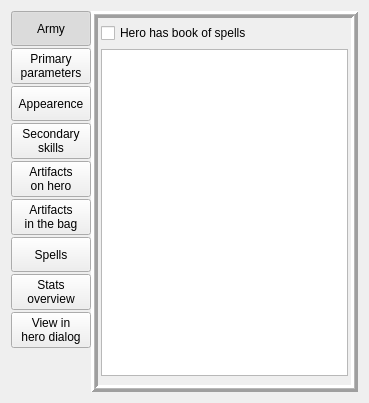
<?xml version="1.0" encoding="UTF-8"?>
<ui version="4.0">
 <class>HeroWithArmyConfigWidget</class>
 <widget class="QWidget" name="HeroWithArmyConfigWidget">
  <property name="geometry">
   <rect>
    <x>0</x>
    <y>0</y>
    <width>369</width>
    <height>403</height>
   </rect>
  </property>
  <property name="windowTitle">
   <string/>
  </property>
  <layout class="QVBoxLayout" name="mainLayout" stretch="0">
   <item>
    <layout class="QHBoxLayout" name="horizontalLayout">
     <property name="spacing">
      <number>0</number>
     </property>
     <property name="leftMargin">
      <number>0</number>
     </property>
     <property name="topMargin">
      <number>0</number>
     </property>
     <property name="rightMargin">
      <number>0</number>
     </property>
     <property name="bottomMargin">
      <number>0</number>
     </property>
     <item>
      <layout class="QVBoxLayout" name="verticalLayout">
       <property name="spacing">
        <number>2</number>
       </property>
       <item>
        <widget class="QPushButton" name="pushButtonSelectArmy">
         <property name="minimumSize">
          <size>
           <width>0</width>
           <height>35</height>
          </size>
         </property>
         <property name="text">
          <string>Army</string>
         </property>
         <property name="checkable">
          <bool>true</bool>
         </property>
         <property name="checked">
          <bool>true</bool>
         </property>
        </widget>
       </item>
       <item>
        <widget class="QPushButton" name="pushButtonSelectPrimary">
         <property name="minimumSize">
          <size>
           <width>0</width>
           <height>35</height>
          </size>
         </property>
         <property name="text">
          <string>Primary
parameters</string>
         </property>
         <property name="checkable">
          <bool>true</bool>
         </property>
        </widget>
       </item>
       <item>
        <widget class="QPushButton" name="pushButtonSelectAppearence">
         <property name="minimumSize">
          <size>
           <width>0</width>
           <height>35</height>
          </size>
         </property>
         <property name="text">
          <string>Appearence</string>
         </property>
         <property name="checkable">
          <bool>true</bool>
         </property>
        </widget>
       </item>
       <item>
        <widget class="QPushButton" name="pushButtonSelectSecondary">
         <property name="minimumSize">
          <size>
           <width>0</width>
           <height>35</height>
          </size>
         </property>
         <property name="text">
          <string>Secondary
skills</string>
         </property>
         <property name="checkable">
          <bool>true</bool>
         </property>
        </widget>
       </item>
       <item>
        <widget class="QPushButton" name="pushButtonSelectArtifactsWearing">
         <property name="minimumSize">
          <size>
           <width>0</width>
           <height>35</height>
          </size>
         </property>
         <property name="text">
          <string>Artifacts
on hero</string>
         </property>
         <property name="checkable">
          <bool>true</bool>
         </property>
        </widget>
       </item>
       <item>
        <widget class="QPushButton" name="pushButtonSelectArtifactsBag">
         <property name="minimumSize">
          <size>
           <width>0</width>
           <height>35</height>
          </size>
         </property>
         <property name="text">
          <string>Artifacts
in the bag</string>
         </property>
         <property name="checkable">
          <bool>true</bool>
         </property>
        </widget>
       </item>
       <item>
        <widget class="QPushButton" name="pushButtonSelectSpells">
         <property name="minimumSize">
          <size>
           <width>0</width>
           <height>35</height>
          </size>
         </property>
         <property name="text">
          <string>Spells</string>
         </property>
         <property name="checkable">
          <bool>true</bool>
         </property>
        </widget>
       </item>
       <item>
        <widget class="QPushButton" name="pushButtonSelectOverview">
         <property name="minimumSize">
          <size>
           <width>0</width>
           <height>35</height>
          </size>
         </property>
         <property name="text">
          <string>Stats
overview</string>
         </property>
         <property name="checkable">
          <bool>true</bool>
         </property>
        </widget>
       </item>
       <item>
        <widget class="QPushButton" name="pushButtonShowHeroDialog">
         <property name="minimumSize">
          <size>
           <width>0</width>
           <height>35</height>
          </size>
         </property>
         <property name="text">
          <string>View in
hero dialog</string>
         </property>
        </widget>
       </item>
       <item>
        <spacer name="verticalSpacer">
         <property name="orientation">
          <enum>Qt::Vertical</enum>
         </property>
         <property name="sizeHint" stdset="0">
          <size>
           <width>20</width>
           <height>40</height>
          </size>
         </property>
        </spacer>
       </item>
      </layout>
     </item>
     <item>
      <layout class="QHBoxLayout" name="horizontalLayout_2">
       <property name="spacing">
        <number>0</number>
       </property>
       <item>
        <widget class="QFrame" name="stackedWidgetFrame">
         <property name="frameShape">
          <enum>QFrame::Box</enum>
         </property>
         <property name="frameShadow">
          <enum>QFrame::Raised</enum>
         </property>
         <property name="lineWidth">
          <number>3</number>
         </property>
         <property name="midLineWidth">
          <number>1</number>
         </property>
         <property name="borderStyle" stdset="0">
          <string>commonDark</string>
         </property>
         <layout class="QHBoxLayout" name="horizontalLayout_2_2">
          <property name="leftMargin">
           <number>0</number>
          </property>
          <property name="topMargin">
           <number>0</number>
          </property>
          <property name="rightMargin">
           <number>0</number>
          </property>
          <property name="bottomMargin">
           <number>0</number>
          </property>
          <item>
           <widget class="QStackedWidget" name="stackedWidget">
            <property name="currentIndex">
             <number>3</number>
            </property>
            <widget class="QWidget" name="pageAppearence">
             <layout class="QVBoxLayout" name="pageLayout_1">
              <item>
               <widget class="QLabel" name="label_3">
                <property name="text">
                 <string>Display name:</string>
                </property>
               </widget>
              </item>
              <item>
               <layout class="QHBoxLayout" name="horizontalLayout_4">
                <item>
                 <widget class="QCheckBox" name="checkBoxUseDefaulName">
                  <property name="text">
                   <string>Use default name</string>
                  </property>
                 </widget>
                </item>
                <item>
                 <widget class="QLineEdit" name="lineEditCustomName"/>
                </item>
               </layout>
              </item>
              <item>
               <widget class="QLabel" name="label_4">
                <property name="text">
                 <string>Portraits:</string>
                </property>
               </widget>
              </item>
              <item>
               <layout class="QHBoxLayout" name="horizontalLayout_5">
                <item>
                 <widget class="QLabel" name="labelPortraitLarge">
                  <property name="sizePolicy">
                   <sizepolicy hsizetype="Fixed" vsizetype="Fixed">
                    <horstretch>0</horstretch>
                    <verstretch>0</verstretch>
                   </sizepolicy>
                  </property>
                  <property name="minimumSize">
                   <size>
                    <width>58</width>
                    <height>64</height>
                   </size>
                  </property>
                  <property name="text">
                   <string/>
                  </property>
                 </widget>
                </item>
                <item>
                 <spacer name="horizontalSpacer_3">
                  <property name="orientation">
                   <enum>Qt::Horizontal</enum>
                  </property>
                  <property name="sizeType">
                   <enum>QSizePolicy::Fixed</enum>
                  </property>
                  <property name="sizeHint" stdset="0">
                   <size>
                    <width>40</width>
                    <height>1</height>
                   </size>
                  </property>
                 </spacer>
                </item>
                <item>
                 <widget class="QLabel" name="labelPortraitSmall">
                  <property name="sizePolicy">
                   <sizepolicy hsizetype="Fixed" vsizetype="Fixed">
                    <horstretch>0</horstretch>
                    <verstretch>0</verstretch>
                   </sizepolicy>
                  </property>
                  <property name="minimumSize">
                   <size>
                    <width>48</width>
                    <height>32</height>
                   </size>
                  </property>
                  <property name="text">
                   <string/>
                  </property>
                 </widget>
                </item>
                <item>
                 <spacer name="horizontalSpacer_2">
                  <property name="orientation">
                   <enum>Qt::Horizontal</enum>
                  </property>
                  <property name="sizeHint" stdset="0">
                   <size>
                    <width>40</width>
                    <height>1</height>
                   </size>
                  </property>
                 </spacer>
                </item>
               </layout>
              </item>
              <item>
               <widget class="QLabel" name="label_10">
                <property name="text">
                 <string>Speciality:</string>
                </property>
               </widget>
              </item>
              <item>
               <layout class="QHBoxLayout" name="horizontalLayout_6">
                <property name="bottomMargin">
                 <number>10</number>
                </property>
                <item>
                 <widget class="QLabel" name="labelSpecialityIcon">
                  <property name="minimumSize">
                   <size>
                    <width>44</width>
                    <height>44</height>
                   </size>
                  </property>
                  <property name="text">
                   <string/>
                  </property>
                 </widget>
                </item>
                <item>
                 <widget class="QLabel" name="labelSpecialityText">
                  <property name="text">
                   <string/>
                  </property>
                 </widget>
                </item>
                <item>
                 <spacer name="horizontalSpacer_4">
                  <property name="orientation">
                   <enum>Qt::Horizontal</enum>
                  </property>
                  <property name="sizeHint" stdset="0">
                   <size>
                    <width>40</width>
                    <height>20</height>
                   </size>
                  </property>
                 </spacer>
                </item>
               </layout>
              </item>
              <item>
               <widget class="QLabel" name="label_9">
                <property name="text">
                 <string>Biography:</string>
                </property>
               </widget>
              </item>
              <item>
               <widget class="QCheckBox" name="checkBoxUseDefaultBio">
                <property name="text">
                 <string>Default biography</string>
                </property>
               </widget>
              </item>
              <item>
               <widget class="QTextEdit" name="textEditBiography"/>
              </item>
             </layout>
            </widget>
            <widget class="QWidget" name="pageArmy">
             <layout class="QVBoxLayout" name="pageLayout_2">
              <item>
               <layout class="QHBoxLayout" name="pageLayout_2_1">
                <item>
                 <widget class="QCheckBox" name="checkBoxUseDefaultArmy">
                  <property name="text">
                   <string>Use default army</string>
                  </property>
                  <property name="checked">
                   <bool>true</bool>
                  </property>
                 </widget>
                </item>
                <item>
                 <spacer name="horizontalSpacer">
                  <property name="orientation">
                   <enum>Qt::Horizontal</enum>
                  </property>
                  <property name="sizeHint" stdset="0">
                   <size>
                    <width>40</width>
                    <height>20</height>
                   </size>
                  </property>
                 </spacer>
                </item>
               </layout>
              </item>
              <item>
               <widget class="FreeHeroes::Gui::StackSelectorPackWidget" name="stackEditorPack" native="true">
                <property name="minimumSize">
                 <size>
                  <width>0</width>
                  <height>250</height>
                 </size>
                </property>
               </widget>
              </item>
              <item>
               <spacer name="verticalSpacer_2">
                <property name="orientation">
                 <enum>Qt::Vertical</enum>
                </property>
                <property name="sizeHint" stdset="0">
                 <size>
                  <width>20</width>
                  <height>40</height>
                 </size>
                </property>
               </spacer>
              </item>
             </layout>
            </widget>
            <widget class="QWidget" name="pageArtifactsBag">
             <layout class="QVBoxLayout" name="pageLayout_3">
              <property name="leftMargin">
               <number>3</number>
              </property>
              <property name="topMargin">
               <number>5</number>
              </property>
              <property name="rightMargin">
               <number>3</number>
              </property>
              <property name="bottomMargin">
               <number>5</number>
              </property>
              <item>
               <layout class="QHBoxLayout" name="horizontalLayout_8">
                <property name="topMargin">
                 <number>0</number>
                </property>
                <item>
                 <widget class="QPushButton" name="pushButtonAddAllArtifacts">
                  <property name="text">
                   <string>Add all artifacts</string>
                  </property>
                 </widget>
                </item>
                <item>
                 <widget class="QPushButton" name="pushButtonClearArtifactsBag">
                  <property name="text">
                   <string>Clear artifacts bag</string>
                  </property>
                 </widget>
                </item>
                <item>
                 <spacer name="horizontalSpacer_6">
                  <property name="orientation">
                   <enum>Qt::Horizontal</enum>
                  </property>
                  <property name="sizeHint" stdset="0">
                   <size>
                    <width>40</width>
                    <height>20</height>
                   </size>
                  </property>
                 </spacer>
                </item>
               </layout>
              </item>
              <item>
               <widget class="QTableView" name="tableViewBag"/>
              </item>
             </layout>
            </widget>
            <widget class="QWidget" name="pageArtifactsWearing">
             <layout class="QVBoxLayout" name="pageLayout_4">
              <property name="leftMargin">
               <number>3</number>
              </property>
              <property name="topMargin">
               <number>5</number>
              </property>
              <property name="rightMargin">
               <number>3</number>
              </property>
              <item>
               <layout class="QHBoxLayout" name="horizontalLayout_10">
                <property name="bottomMargin">
                 <number>0</number>
                </property>
                <item>
                 <widget class="QCheckBox" name="checkBoxHasSpellbook">
                  <property name="text">
                   <string>Hero has book of spells</string>
                  </property>
                 </widget>
                </item>
               </layout>
              </item>
              <item>
               <widget class="QTableView" name="tableViewWearing"/>
              </item>
             </layout>
            </widget>
            <widget class="QWidget" name="pageOverview">
             <layout class="QVBoxLayout" name="pageLayout_5">
              <item>
               <widget class="QLabel" name="label">
                <property name="text">
                 <string>Current stats:</string>
                </property>
               </widget>
              </item>
              <item>
               <widget class="FreeHeroes::Gui::HeroParameterWidget" name="currentStatsWidget" native="true"/>
              </item>
             </layout>
            </widget>
            <widget class="QWidget" name="pagePrimary">
             <layout class="QVBoxLayout" name="pageLayout_6">
              <item>
               <layout class="QFormLayout" name="formLayout_2">
                <item row="0" column="0">
                 <widget class="QLabel" name="label_141">
                  <property name="text">
                   <string>Hero identity:</string>
                  </property>
                 </widget>
                </item>
                <item row="0" column="1">
                 <widget class="FreeHeroes::Gui::ResizeableComboBox" name="comboBoxHeroIdentity"/>
                </item>
                <item row="2" column="0">
                 <widget class="QLabel" name="label_143">
                  <property name="text">
                   <string>Level:</string>
                  </property>
                 </widget>
                </item>
                <item row="2" column="1">
                 <layout class="QHBoxLayout" name="pageLayout_5_level">
                  <item>
                   <widget class="QSpinBox" name="spinBoxLevel">
                    <property name="minimum">
                     <number>1</number>
                    </property>
                    <property name="maximum">
                     <number>75</number>
                    </property>
                   </widget>
                  </item>
                  <item>
                   <spacer name="horSpacer_3">
                    <property name="orientation">
                     <enum>Qt::Horizontal</enum>
                    </property>
                    <property name="sizeHint" stdset="0">
                     <size>
                      <width>20</width>
                      <height>20</height>
                     </size>
                    </property>
                   </spacer>
                  </item>
                 </layout>
                </item>
                <item row="3" column="0">
                 <widget class="QLabel" name="label_145">
                  <property name="text">
                   <string>Experience:</string>
                  </property>
                 </widget>
                </item>
                <item row="3" column="1">
                 <layout class="QHBoxLayout" name="pageLayout_5_exp">
                  <item>
                   <widget class="QSpinBox" name="spinBoxExp">
                    <property name="maximum">
                     <number>2000000000</number>
                    </property>
                   </widget>
                  </item>
                  <item>
                   <spacer name="horSpacer_4">
                    <property name="orientation">
                     <enum>Qt::Horizontal</enum>
                    </property>
                    <property name="sizeHint" stdset="0">
                     <size>
                      <width>20</width>
                      <height>20</height>
                     </size>
                    </property>
                   </spacer>
                  </item>
                 </layout>
                </item>
                <item row="4" column="0">
                 <widget class="QLabel" name="label_101">
                  <property name="text">
                   <string>Exp. range:</string>
                  </property>
                 </widget>
                </item>
                <item row="4" column="1">
                 <layout class="QHBoxLayout" name="horizontalLayout_9">
                  <item>
                   <widget class="QLabel" name="labelExperienceMin">
                    <property name="text">
                     <string/>
                    </property>
                   </widget>
                  </item>
                  <item>
                   <widget class="QLabel" name="label_102">
                    <property name="text">
                     <string> - </string>
                    </property>
                   </widget>
                  </item>
                  <item>
                   <widget class="QLabel" name="labelExperienceMax">
                    <property name="text">
                     <string/>
                    </property>
                   </widget>
                  </item>
                  <item>
                   <spacer name="horizontalSpacer_7">
                    <property name="orientation">
                     <enum>Qt::Horizontal</enum>
                    </property>
                    <property name="sizeHint" stdset="0">
                     <size>
                      <width>40</width>
                      <height>20</height>
                     </size>
                    </property>
                   </spacer>
                  </item>
                 </layout>
                </item>
               </layout>
              </item>
              <item>
               <widget class="QLabel" name="label_142">
                <property name="text">
                 <string>Primary stats:</string>
                </property>
               </widget>
              </item>
              <item>
               <layout class="QGridLayout" name="gridLayout_1">
                <item row="0" column="0">
                 <widget class="QLabel" name="label_5">
                  <property name="text">
                   <string>Attack</string>
                  </property>
                 </widget>
                </item>
                <item row="1" column="0">
                 <widget class="QSpinBox" name="spinBoxAttack"/>
                </item>
                <item row="0" column="1">
                 <widget class="QLabel" name="label_6">
                  <property name="text">
                   <string>Defense</string>
                  </property>
                 </widget>
                </item>
                <item row="1" column="1">
                 <widget class="QSpinBox" name="spinBoxDefense"/>
                </item>
                <item row="0" column="2">
                 <widget class="QLabel" name="label_7">
                  <property name="text">
                   <string>Spell power</string>
                  </property>
                 </widget>
                </item>
                <item row="1" column="2">
                 <widget class="QSpinBox" name="spinBoxSp">
                  <property name="minimum">
                   <number>1</number>
                  </property>
                 </widget>
                </item>
                <item row="0" column="3">
                 <widget class="QLabel" name="label_8">
                  <property name="text">
                   <string>Intelligence</string>
                  </property>
                 </widget>
                </item>
                <item row="1" column="3">
                 <widget class="QSpinBox" name="spinBoxInt">
                  <property name="minimum">
                   <number>1</number>
                  </property>
                 </widget>
                </item>
                <item row="1" column="4">
                 <spacer name="horizaontalSpacer_3a">
                  <property name="orientation">
                   <enum>Qt::Horizontal</enum>
                  </property>
                  <property name="sizeHint" stdset="0">
                   <size>
                    <width>20</width>
                    <height>40</height>
                   </size>
                  </property>
                 </spacer>
                </item>
               </layout>
              </item>
              <item>
               <spacer name="verticalSpacer_3">
                <property name="orientation">
                 <enum>Qt::Vertical</enum>
                </property>
                <property name="sizeHint" stdset="0">
                 <size>
                  <width>20</width>
                  <height>40</height>
                 </size>
                </property>
               </spacer>
              </item>
             </layout>
            </widget>
            <widget class="QWidget" name="pageSecondary">
             <layout class="QVBoxLayout" name="pageLayout_7">
              <item>
               <layout class="QHBoxLayout" name="horizontalLayout_3">
                <property name="bottomMargin">
                 <number>10</number>
                </property>
                <item>
                 <widget class="QCheckBox" name="checkBoxUseDefaultSecondary">
                  <property name="text">
                   <string>Use default skills</string>
                  </property>
                  <property name="checked">
                   <bool>false</bool>
                  </property>
                 </widget>
                </item>
               </layout>
              </item>
              <item>
               <widget class="QTableView" name="tableViewSecondarySkills"/>
              </item>
             </layout>
            </widget>
            <widget class="QWidget" name="pageSpells">
             <layout class="QVBoxLayout" name="pageLayout_8">
              <item>
               <widget class="QCheckBox" name="checkBoxUseDefaultSpells">
                <property name="text">
                 <string>Use default spells</string>
                </property>
                <property name="checked">
                 <bool>false</bool>
                </property>
               </widget>
              </item>
              <item>
               <layout class="QHBoxLayout" name="horizontalLayout_7">
                <property name="topMargin">
                 <number>0</number>
                </property>
                <item>
                 <widget class="QPushButton" name="pushButtonSelectAllSpells">
                  <property name="text">
                   <string>All spells</string>
                  </property>
                 </widget>
                </item>
                <item>
                 <widget class="QPushButton" name="pushButtonSelectNoneSpells">
                  <property name="text">
                   <string>No spells</string>
                  </property>
                 </widget>
                </item>
                <item>
                 <spacer name="horizontalSpacer_5">
                  <property name="orientation">
                   <enum>Qt::Horizontal</enum>
                  </property>
                  <property name="sizeHint" stdset="0">
                   <size>
                    <width>40</width>
                    <height>20</height>
                   </size>
                  </property>
                 </spacer>
                </item>
               </layout>
              </item>
              <item>
               <widget class="QListView" name="listViewSpells"/>
              </item>
             </layout>
            </widget>
           </widget>
          </item>
         </layout>
        </widget>
       </item>
      </layout>
     </item>
    </layout>
   </item>
  </layout>
 </widget>
 <customwidgets>
  <customwidget>
   <class>FreeHeroes::Gui::HeroParameterWidget</class>
   <extends>QWidget</extends>
   <header>HeroParameterWidget.hpp</header>
  </customwidget>
  <customwidget>
   <class>FreeHeroes::Gui::StackSelectorPackWidget</class>
   <extends>QWidget</extends>
   <header>StackSelectorPackWidget.hpp</header>
  </customwidget>
  <customwidget>
   <class>FreeHeroes::Gui::ResizeableComboBox</class>
   <extends>QComboBox</extends>
   <header>CustomFrames.hpp</header>
  </customwidget>
 </customwidgets>
 <resources/>
 <connections/>
</ui>
